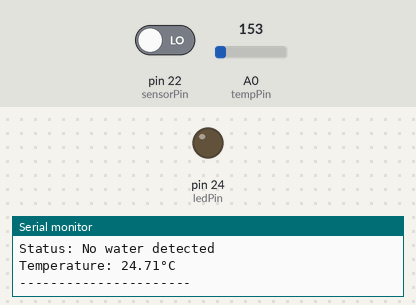
Recording of a sketch running on a simulated Arduino Mega 2560, built with avr-gcc and run on an emulated ATmega2560. Parts: output pins drawn as LEDs (lit = HIGH), the last lines printed to the serial monitor. Inputs (shaded band) come from the test bench; at power-on: pin 22 (sensorPin) LOW, A0 (tempPin) = 153.

Above: at 2.4 s.
2.5 s: pin 22 (sensorPin) driven HIGH
At 7.7 s:
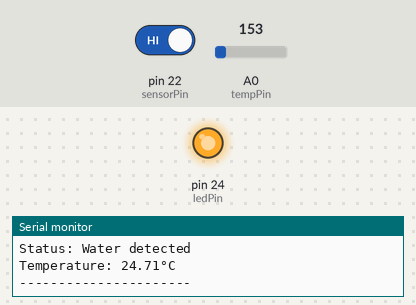
8.6 s: pin 22 (sensorPin) driven LOW
At 13.0 s:
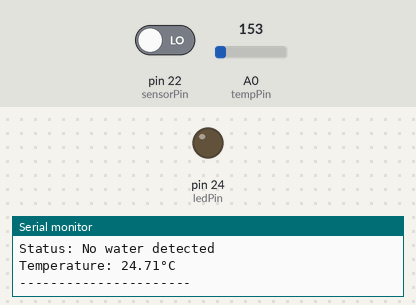
Timing chart, 0 to 14.5 s (numbered marks = the images above; inputs shaded):
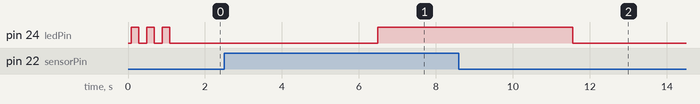

The sketch:

basic_water_monitor.ino
```cpp
/*
 * HydroScribe Water Monitoring System
 * Base Arduino Code for UDOO Dual/Quad Board
 *
 * This code provides basic water level monitoring functionality
 * with LED indicators and serial output for debugging.
 *
 * Hardware Requirements:
 * - UDOO Dual/Quad Board
 * - Soil moisture sensor (digital output)
 * - 2x LEDs with 220Ω resistors
 * - Temperature sensor (optional)
 * - pH sensor (optional)
 *
 * Pin Configuration:
 * - Water sensor: Digital pin 22
 * - Status LED: Digital pin 24
 * - Temperature: Analog pin A0 (optional)
 *
 * Author: HydroScribe Team
 * Version: 1.0
 * Date: 2024
 */

const int sensorPin = 22;  // Digital pin for soil moisture sensor output
const int ledPin = 24;     // Digital pin for LED control
const int tempPin = A0;    // Analog pin for temperature sensor (optional)

void setup() {
  // Initialize pin modes
  pinMode(sensorPin, INPUT);
  pinMode(ledPin, OUTPUT);
  pinMode(tempPin, INPUT);

  // Initialize serial communication
  Serial.begin(9600);

  // Startup message
  Serial.println("=====================================");
  Serial.println("HydroScribe Water Monitoring System");
  Serial.println("=====================================");
  Serial.println("System Status: INITIALIZING...");

  // LED test sequence
  for (int i = 0; i < 3; i++) {
    digitalWrite(ledPin, HIGH);
    delay(200);
    digitalWrite(ledPin, LOW);
    delay(200);
  }

  Serial.println("System Status: READY");
  Serial.println("=====================================");
}

void loop() {
  // Read water level sensor
  int sensorState = digitalRead(sensorPin);

  // Read temperature sensor (optional)
  int tempReading = analogRead(tempPin);
  float temperature = (tempReading * 5.0 / 1024.0 - 0.5) * 100.0;

  // Create timestamp
  unsigned long timestamp = millis();

  // Print sensor data in structured format
  Serial.println("--- SENSOR READING ---");
  Serial.print("Timestamp: ");
  Serial.println(timestamp);

  Serial.print("Water Level: ");
  if (sensorState == HIGH) {
    Serial.println("HIGH");
    Serial.println("Status: Water detected");
  } else {
    Serial.println("LOW");
    Serial.println("Status: No water detected");
  }

  Serial.print("Temperature: ");
  Serial.print(temperature);
  Serial.println("°C");

  Serial.println("----------------------");

  // Control LED based on water level
  if (sensorState == HIGH) {
    digitalWrite(ledPin, HIGH);  // Turn LED on if water is detected
  } else {
    digitalWrite(ledPin, LOW);   // Turn LED off if no water is detected
  }

  // Wait 5 seconds before next reading
  delay(5000);
}

/*
 * Additional Functions for Enhanced Monitoring
 */

// Function to calibrate sensors (call during setup if needed)
void calibrateSensors() {
  Serial.println("Starting sensor calibration...");

  // Calibration sequence for water sensor
  Serial.println("Please ensure water sensor is in DRY condition");
  delay(5000);

  int dryReading = digitalRead(sensorPin);
  Serial.print("Dry reading: ");
  Serial.println(dryReading);

  Serial.println("Please place water sensor in WET condition");
  delay(5000);

  int wetReading = digitalRead(sensorPin);
  Serial.print("Wet reading: ");
  Serial.println(wetReading);

  Serial.println("Calibration complete!");
}

// Function to check system health
bool systemHealthCheck() {
  // Check if sensors are responding
  int sensorTest = digitalRead(sensorPin);
  int tempTest = analogRead(tempPin);

  if (tempTest > 0 && tempTest < 1023) {
    Serial.println("System Health: OK");
    return true;
  } else {
    Serial.println("System Health: WARNING - Check sensor connections");
    return false;
  }
}
```

Measured:
- after the input at 2.5 s, pin 24 (ledPin): LOW → HIGH after 4.0 s
- after the input at 8.6 s, pin 24 (ledPin): HIGH → LOW after 3.0 s
